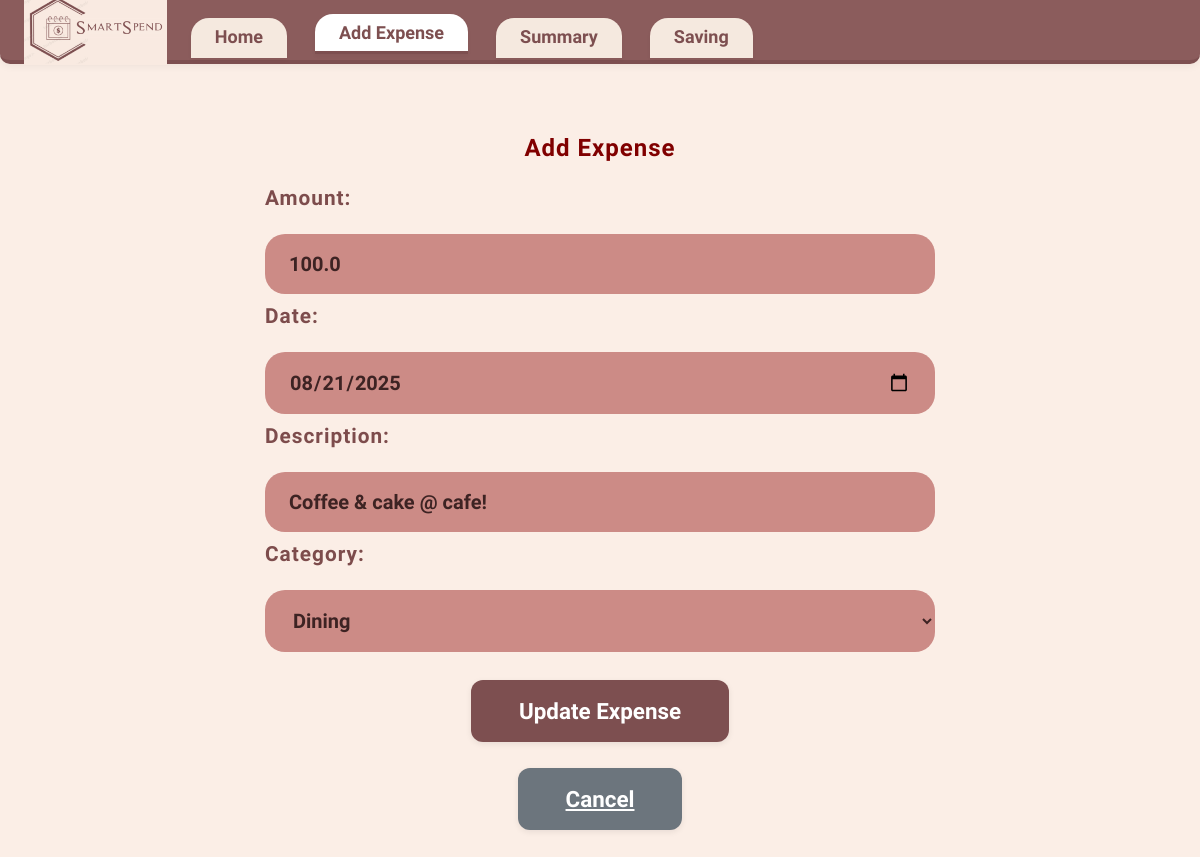
The page /edit-expense/32 on the database as committed earlier.
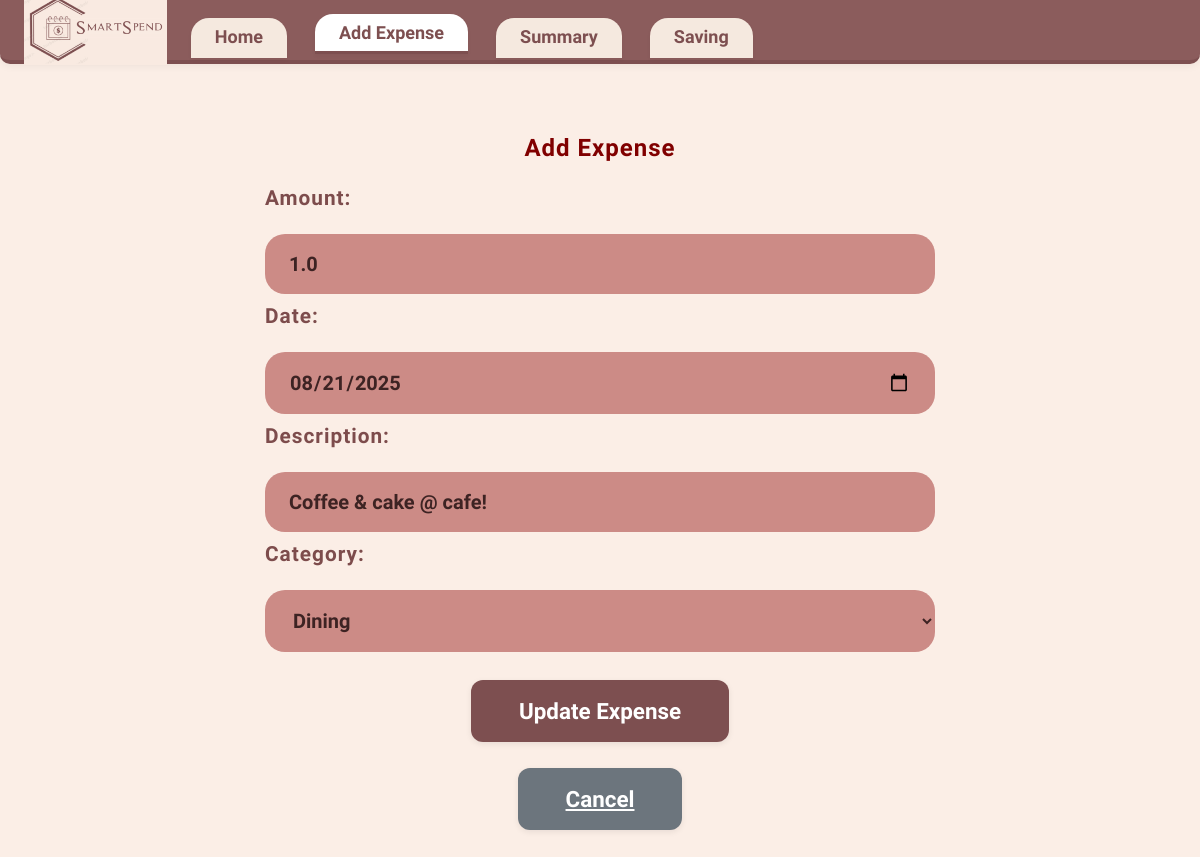
The same page on the database as committed later.
### tables this page shows
CREATE TABLE Expenses (
                        id INTEGER PRIMARY KEY AUTOINCREMENT,
                        amount REAL,
                        date TEXT,
                        description TEXT,
                        category TEXT,
                        timestamp TEXT
                    );

### app.py (the view)
@app.route('/edit-expense/<int:expense_id>', methods=['GET', 'POST'])
def edit_expense(expense_id):
    conn = db_manager.connect()
    c = conn.cursor()
    if request.method == 'POST':
        try:
            amount_str = request.form['amount'].strip()
            if not amount_str:
                flash("Please enter an expense amount")
                return redirect(f'/edit-expense/{expense_id}')
            amount = float(amount_str)
            if amount < 0:
                flash(f"Expense amount cannot be negative: ${abs(amount):.2f}")
                return redirect(f'/edit-expense/{expense_id}')
            elif amount == 0:
                flash("Expense amount must be greater than $0.00")
                return redirect(f'/edit-expense/{expense_id}')
            elif amount > 1000000:
                flash("Expense amount is too large (maximum: $1,000,000)")
                return redirect(f'/edit-expense/{expense_id}')
        except ValueError:
            flash("Please enter a valid number for the expense amount")
            return redirect(f'/edit-expense/{expense_id}')
        date_val = request.form['date']
        description = request.form['description']
        category = request.form['category']
        expense = Expense(amount, date_val, description, category)
        expense.update(db_manager, expense_id)
        flash(f"Expense updated successfully! New amount: ${amount:.2f}")
        return redirect('/summary')
    else:
        c.execute('SELECT * FROM Expenses WHERE id=?', (expense_id,))
        expense = c.fetchone()
        categories = [
            'Groceries', 'Transport', 'Entertainment', 'Utilities', 'Shopping', 'Health', 'Dining', 'Education',
            'Travel', 'Personal Care', 'Insurance', 'Taxes', 'Gifts', 'Charity', 'Subscriptions', 'Home Improvement',
            'Automotive', 'Childcare', 'Pet Care', 'Mortgage', 'Miscellaneous', 'Other', 'saving'
        ]
        keywords_map = {
            "bus,uber,fuel,petrol,train,metro,taxi,bike": "Transport",
            "grocery,aldi,coles,woolworths,supermarket,market": "Groceries",
            "movie,cinema,netflix,spotify,concert,theater": "Entertainment",
            "electricity,water,internet,phone,bill,gas": "Utilities",
            "clothes,shopping,amazon,ebay,apparel": "Shopping",
            "doctor,pharmacy,hospital,medicine,clinic": "Health",
            "restaurant,cafe,coffee,food,dining,meal": "Dining",
            "school,university,books,education,course": "Education",
            "flight,hotel,airbnb,travel,tour,vacation": "Travel",
            "haircut,spa,beauty,personal care": "Personal Care",
            "insurance,health insurance,car insurance,home insurance": "Insurance",
            "tax,taxes,income tax": "Taxes",
            "gift,present,birthday,anniversary": "Gifts",
            "charity,donation": "Charity",
            "subscription,netflix,spotify,amazon prime": "Subscriptions",
            "home improvement,repair,maintenance": "Home Improvement",
            "car,automotive,auto,repair,fuel": "Automotive",
            "childcare,baby,kids": "Childcare",
            "pet,vet,pet care": "Pet Care",
            "mortgage,home loan,property loan": "Mortgage",
            "misc,other,miscellaneous": "Miscellaneous"
        }
        conn.close()
        return render_template(
            'add.html',
            categories=categories,
            keywords_to_categories=keywords_map,
            today=expense[2],
            edit_mode=True,
            expense=expense
        )

### app.py (called while the page is built)
    def connect(self):
        return sqlite3.connect(self.db_name)

### templates/add.html (shortened to what this page needs)
<!DOCTYPE html>
<html lang="en">
<head>
  <link rel="stylesheet" href="{{ url_for('static', filename='add.css') }}">
</head>
<body>
  <header class="navbar">
    <img src="{{ url_for('static', filename='logo.png') }}" alt="SmartSpend Logo" class="nav-logo">
    <nav>
      <a href="/home">Home</a>
      <a href="/add" class="active">Add Expense</a>
      <a href="/summary">Summary</a>
      <a href="/saving">Saving</a>
    </nav>
  </header>
  <div class="container">
    <main class="add-expense">
      <h2>Add Expense</h2>
  {% if edit_mode %}
  <form action="/edit-expense/{{ expense[0] }}" method="POST" class="expense-form" autocomplete="off">
  {% else %}
  <form action="/save-expense" method="POST" class="expense-form" autocomplete="off">
  {% endif %}
    <label for="amount" class="form-label">Amount:</label>
    <input type="number" id="amount" name="amount" step="0.01" placeholder="$XXXXXX" required class="form-input"
           value="{% if edit_mode %}{{ expense[1] }}{% else %}{{ today }}{% endif %}">
    <label for="date" class="form-label">Date:</label>
    <input type="date" id="date" name="date" required class="form-input"
           value="{% if edit_mode %}{{ expense[2] }}{% else %}{{ today }}{% endif %}">
    <label for="description" class="form-label">Description:</label>
    <input type="text" id="description" name="description" placeholder="...." class="form-input" autocomplete="off"
           value="{% if edit_mode %}{{ expense[3] or '' }}{% endif %}">
    <label for="category" class="form-label">Category:</label>
    <div style="position:relative;">
      <select id="category" name="category" required class="form-input">
        {% for cat in categories %}
        <option value="{{ cat }}" {% if edit_mode and cat == expense[4] %}selected{% endif %}>{{ cat }}</option>
        {% endfor %}
      </select>
    </div>
    {% if edit_mode %}
    <button type="submit" class="save-btn">Update Expense</button>
    {% else %}
    <button type="submit" class="save-btn">Save Expense</button>
    {% endif %}
    {% if edit_mode %}
    <a href="/summary" class="save-btn" style="background-color: #6c757d; margin-top: 1rem;">Cancel</a>
    {% else %}
    <div id="success-message" class="success-message" style="display:none;">
      Added expense successfully
    </div>
    {% endif %}
  </form>
    </main>
  </div>
</body>
</html>

Rows that differ between the two databases and show on the page:
changed Expenses "Coffee & cake @ cafe!": amount "100.0" → "1.0"
